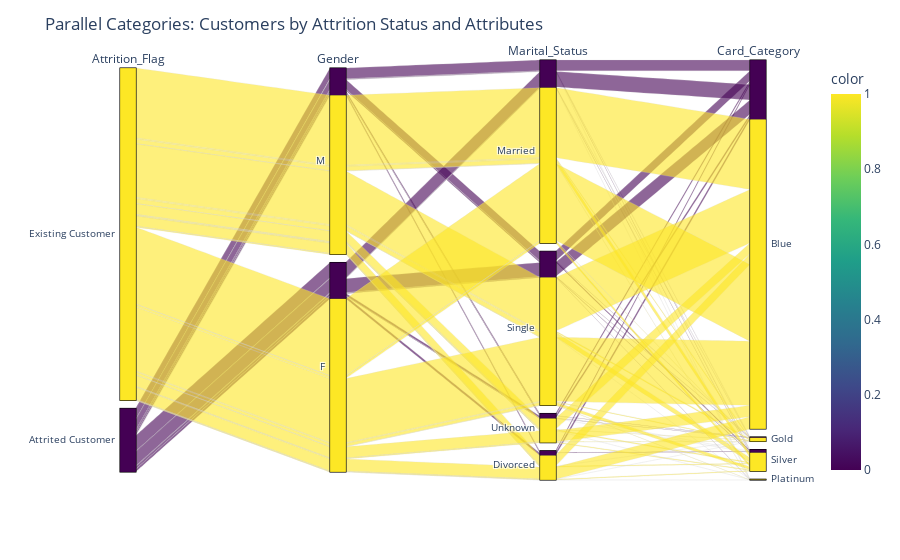

The notebook cell saved with this chart:
### Code cell
fig = px.parallel_categories(
    df,
    dimensions=["Attrition_Flag", "Gender", "Marital_Status", "Card_Category"],
    color=df["Attrition_Flag"].astype("category").cat.codes,  # convert to numeric for coloring
    color_continuous_scale=px.colors.sequential.Viridis
)

fig.update_layout(title="Parallel Categories: Customers by Attrition Status and Attributes")

fig.show()

### Figure 1 — Plotly figure (JSON) as saved in the notebook; plotly's stock layout.template omitted (floating-point values rounded to 4 significant figures; data arrays with more than 128 entries replaced by an {"elided": "..."} marker saying what was removed)
{"data": [{"dimensions": [{"label": "Attrition_Flag", "values": {"elided": "10127 str values"}}, {"label": "Gender", "values": {"elided": "10127 str values"}}, {"label": "Marital_Status", "values": {"elided": "10127 str values"}}, {"label": "Card_Category", "values": {"elided": "10127 str values"}}], "domain": {"x": [0, 1], "y": [0, 1]}, "line": {"color": {"elided": "10127 int values"}, "coloraxis": "coloraxis"}, "name": "", "type": "parcats"}], "layout": {"coloraxis": {"colorbar": {"title": {"text": "color"}}, "colorscale": [[0, "#440154"], [0.1111, "#482878"], [0.2222, "#3e4989"], [0.3333, "#31688e"], [0.4444, "#26828e"], [0.5556, "#1f9e89"], [0.6667, "#35b779"], [0.7778, "#6ece58"], [0.8889, "#b5de2b"], [1, "#fde725"]]}, "legend": {"tracegroupgap": 0}, "margin": {"t": 60}, "title": {"text": "Parallel Categories: Customers by Attrition Status and Attributes"}}}
